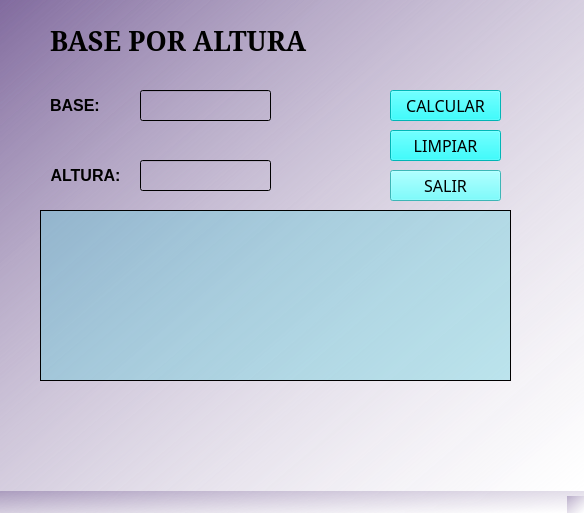
<?xml version="1.0" encoding="UTF-8"?>
<ui version="4.0">
 <class>MainWindow</class>
 <widget class="QMainWindow" name="MainWindow">
  <property name="geometry">
   <rect>
    <x>0</x>
    <y>0</y>
    <width>584</width>
    <height>513</height>
   </rect>
  </property>
  <property name="windowTitle">
   <string>MainWindow</string>
  </property>
  <property name="styleSheet">
   <string notr="true">background-color: qlineargradient(spread:reflect, x1:0, y1:0, x2:1, y2:1, stop:0 rgba(0, 214, 203, 64), stop:1 rgba(255, 255, 255, 255));
background-color: qlineargradient(spread:reflect, x1:0, y1:0, x2:1, y2:1, stop:0 rgba(93, 0, 214, 64), stop:1 rgba(255, 255, 255, 255));
background-color: qlineargradient(spread:reflect, x1:0, y1:0, x2:1, y2:1, stop:0 rgba(38, 0, 88, 64), stop:1 rgba(255, 255, 255, 255));</string>
  </property>
  <widget class="QWidget" name="centralwidget">
   <widget class="QLabel" name="label">
    <property name="geometry">
     <rect>
      <x>50</x>
      <y>90</y>
      <width>91</width>
      <height>31</height>
     </rect>
    </property>
    <property name="font">
     <font>
      <pointsize>12</pointsize>
      <weight>75</weight>
      <bold>true</bold>
     </font>
    </property>
    <property name="styleSheet">
     <string notr="true">background-color: qconicalgradient(cx:0.551, cy:0.483227, angle:0, stop:1 rgba(78, 165, 236, 0));</string>
    </property>
    <property name="text">
     <string>BASE:</string>
    </property>
    <property name="alignment">
     <set>Qt::AlignLeading|Qt::AlignLeft|Qt::AlignVCenter</set>
    </property>
    <property name="wordWrap">
     <bool>false</bool>
    </property>
   </widget>
   <widget class="QLabel" name="label_2">
    <property name="geometry">
     <rect>
      <x>40</x>
      <y>160</y>
      <width>91</width>
      <height>31</height>
     </rect>
    </property>
    <property name="font">
     <font>
      <pointsize>12</pointsize>
      <weight>75</weight>
      <bold>true</bold>
     </font>
    </property>
    <property name="styleSheet">
     <string notr="true">background-color: qconicalgradient(cx:0.551, cy:0.483227, angle:0, stop:1 rgba(78, 165, 236, 0));</string>
    </property>
    <property name="text">
     <string>ALTURA:</string>
    </property>
    <property name="alignment">
     <set>Qt::AlignCenter</set>
    </property>
   </widget>
   <widget class="QLineEdit" name="txtAltura">
    <property name="geometry">
     <rect>
      <x>140</x>
      <y>160</y>
      <width>131</width>
      <height>31</height>
     </rect>
    </property>
    <property name="styleSheet">
     <string notr="true">color: rgb(170, 255, 255);
color: rgb(0, 0, 0);
background-color: rgb(255, 255, 127);
background-color: qconicalgradient(cx:0.551, cy:0.483227, angle:0, stop:1 rgba(78, 165, 236, 0));</string>
    </property>
   </widget>
   <widget class="QLineEdit" name="txtBase">
    <property name="geometry">
     <rect>
      <x>140</x>
      <y>90</y>
      <width>131</width>
      <height>31</height>
     </rect>
    </property>
    <property name="styleSheet">
     <string notr="true">background-color: rgb(170, 255, 255);
color: rgb(0, 0, 0);
background-color: qconicalgradient(cx:0.551, cy:0.483227, angle:0, stop:1 rgba(78, 165, 236, 0));</string>
    </property>
   </widget>
   <widget class="QTextEdit" name="txts">
    <property name="geometry">
     <rect>
      <x>40</x>
      <y>210</y>
      <width>471</width>
      <height>171</height>
     </rect>
    </property>
    <property name="styleSheet">
     <string notr="true">background-color: qconicalgradient(cx:0.551, cy:0.483227, angle:0, stop:1 rgba(100, 204, 219, 100));</string>
    </property>
    <property name="html">
     <string>&lt;!DOCTYPE HTML PUBLIC &quot;-//W3C//DTD HTML 4.0//EN&quot; &quot;http://www.w3.org/TR/REC-html40/strict.dtd&quot;&gt;
&lt;html&gt;&lt;head&gt;&lt;meta name=&quot;qrichtext&quot; content=&quot;1&quot; /&gt;&lt;style type=&quot;text/css&quot;&gt;
p, li { white-space: pre-wrap; }
&lt;/style&gt;&lt;/head&gt;&lt;body style=&quot; font-family:'MS Shell Dlg 2'; font-size:8.25pt; font-weight:400; font-style:normal;&quot;&gt;
&lt;p style=&quot;-qt-paragraph-type:empty; margin-top:0px; margin-bottom:0px; margin-left:0px; margin-right:0px; -qt-block-indent:0; text-indent:0px;&quot;&gt;&lt;br /&gt;&lt;/p&gt;&lt;/body&gt;&lt;/html&gt;</string>
    </property>
   </widget>
   <widget class="QPushButton" name="btnCalcular">
    <property name="geometry">
     <rect>
      <x>390</x>
      <y>90</y>
      <width>111</width>
      <height>31</height>
     </rect>
    </property>
    <property name="font">
     <font>
      <family>Humnst777 BlkCn BT</family>
      <pointsize>12</pointsize>
     </font>
    </property>
    <property name="styleSheet">
     <string notr="true">background-color: rgb(0, 255, 255);
color: rgb(0, 0, 0);</string>
    </property>
    <property name="text">
     <string>CALCULAR</string>
    </property>
    <property name="icon">
     <iconset>
      <normaloff>D:/Users/Coty/Downloads/2374409.png</normaloff>D:/Users/Coty/Downloads/2374409.png</iconset>
    </property>
    <property name="checkable">
     <bool>true</bool>
    </property>
   </widget>
   <widget class="QPushButton" name="btnLimpiar">
    <property name="geometry">
     <rect>
      <x>390</x>
      <y>130</y>
      <width>111</width>
      <height>31</height>
     </rect>
    </property>
    <property name="font">
     <font>
      <family>Humnst777 BlkCn BT</family>
      <pointsize>12</pointsize>
     </font>
    </property>
    <property name="styleSheet">
     <string notr="true">background-color: rgb(0, 255, 255);</string>
    </property>
    <property name="text">
     <string>LIMPIAR</string>
    </property>
    <property name="icon">
     <iconset>
      <normaloff>D:/Users/Coty/Downloads/419609.png</normaloff>D:/Users/Coty/Downloads/419609.png</iconset>
    </property>
   </widget>
   <widget class="QPushButton" name="btnSalir">
    <property name="geometry">
     <rect>
      <x>390</x>
      <y>170</y>
      <width>111</width>
      <height>31</height>
     </rect>
    </property>
    <property name="font">
     <font>
      <family>Humnst777 BlkCn BT</family>
      <pointsize>12</pointsize>
     </font>
    </property>
    <property name="styleSheet">
     <string notr="true">background-color: rgb(85, 255, 255);</string>
    </property>
    <property name="text">
     <string>SALIR</string>
    </property>
    <property name="icon">
     <iconset>
      <normaloff>D:/Users/Coty/Downloads/660350.png</normaloff>D:/Users/Coty/Downloads/660350.png</iconset>
    </property>
   </widget>
   <widget class="QLabel" name="label_3">
    <property name="geometry">
     <rect>
      <x>0</x>
      <y>340</y>
      <width>121</width>
      <height>111</height>
     </rect>
    </property>
    <property name="styleSheet">
     <string notr="true">background-color: qconicalgradient(cx:0.551, cy:0.483227, angle:0, stop:1 rgba(78, 165, 236, 0));</string>
    </property>
    <property name="text">
     <string/>
    </property>
    <property name="pixmap">
     <pixmap>YO.png</pixmap>
    </property>
    <property name="scaledContents">
     <bool>true</bool>
    </property>
   </widget>
   <widget class="QLabel" name="label_4">
    <property name="geometry">
     <rect>
      <x>390</x>
      <y>0</y>
      <width>111</width>
      <height>71</height>
     </rect>
    </property>
    <property name="styleSheet">
     <string notr="true">background-color: qconicalgradient(cx:0.551, cy:0.483227, angle:0, stop:1 rgba(100, 204, 219, 0));</string>
    </property>
    <property name="text">
     <string/>
    </property>
    <property name="pixmap">
     <pixmap>D:/Users/Coty/Downloads/3418358.png</pixmap>
    </property>
    <property name="scaledContents">
     <bool>true</bool>
    </property>
   </widget>
   <widget class="QLabel" name="label_5">
    <property name="geometry">
     <rect>
      <x>50</x>
      <y>20</y>
      <width>281</width>
      <height>41</height>
     </rect>
    </property>
    <property name="font">
     <font>
      <family>MS Serif</family>
      <pointsize>20</pointsize>
      <weight>75</weight>
      <bold>true</bold>
     </font>
    </property>
    <property name="styleSheet">
     <string notr="true">background-color: qconicalgradient(cx:0.551, cy:0.483227, angle:0, stop:1 rgba(100, 204, 219, 0));</string>
    </property>
    <property name="text">
     <string>BASE POR ALTURA</string>
    </property>
   </widget>
   <widget class="QLabel" name="label_6">
    <property name="geometry">
     <rect>
      <x>510</x>
      <y>10</y>
      <width>71</width>
      <height>61</height>
     </rect>
    </property>
    <property name="styleSheet">
     <string notr="true">background-color: qconicalgradient(cx:0.551, cy:0.483227, angle:0, stop:1 rgba(100, 204, 219, 0));</string>
    </property>
    <property name="text">
     <string/>
    </property>
    <property name="pixmap">
     <pixmap>D:/Users/Coty/Downloads/2665581.png</pixmap>
    </property>
    <property name="scaledContents">
     <bool>true</bool>
    </property>
   </widget>
   <widget class="QLabel" name="label_7">
    <property name="geometry">
     <rect>
      <x>240</x>
      <y>380</y>
      <width>71</width>
      <height>61</height>
     </rect>
    </property>
    <property name="styleSheet">
     <string notr="true">background-color: qconicalgradient(cx:0.551, cy:0.483227, angle:0, stop:1 rgba(100, 204, 219, 0));</string>
    </property>
    <property name="text">
     <string/>
    </property>
    <property name="pixmap">
     <pixmap>D:/Users/Coty/Downloads/2665779.png</pixmap>
    </property>
    <property name="scaledContents">
     <bool>true</bool>
    </property>
   </widget>
   <widget class="QLabel" name="label_8">
    <property name="geometry">
     <rect>
      <x>440</x>
      <y>370</y>
      <width>81</width>
      <height>81</height>
     </rect>
    </property>
    <property name="styleSheet">
     <string notr="true">background-color: qconicalgradient(cx:0.551, cy:0.483227, angle:0, stop:1 rgba(100, 204, 219, 0));</string>
    </property>
    <property name="text">
     <string/>
    </property>
    <property name="pixmap">
     <pixmap>D:/Users/Coty/Downloads/2458790.png</pixmap>
    </property>
    <property name="scaledContents">
     <bool>true</bool>
    </property>
   </widget>
   <zorder>label</zorder>
   <zorder>label_2</zorder>
   <zorder>btnCalcular</zorder>
   <zorder>btnLimpiar</zorder>
   <zorder>btnSalir</zorder>
   <zorder>txtBase</zorder>
   <zorder>txtAltura</zorder>
   <zorder>txts</zorder>
   <zorder>label_4</zorder>
   <zorder>label_5</zorder>
   <zorder>label_3</zorder>
   <zorder>label_6</zorder>
   <zorder>label_7</zorder>
   <zorder>label_8</zorder>
  </widget>
  <widget class="QMenuBar" name="menubar">
   <property name="geometry">
    <rect>
     <x>0</x>
     <y>0</y>
     <width>584</width>
     <height>21</height>
    </rect>
   </property>
  </widget>
  <widget class="QStatusBar" name="statusbar"/>
 </widget>
 <resources/>
 <connections/>
</ui>
